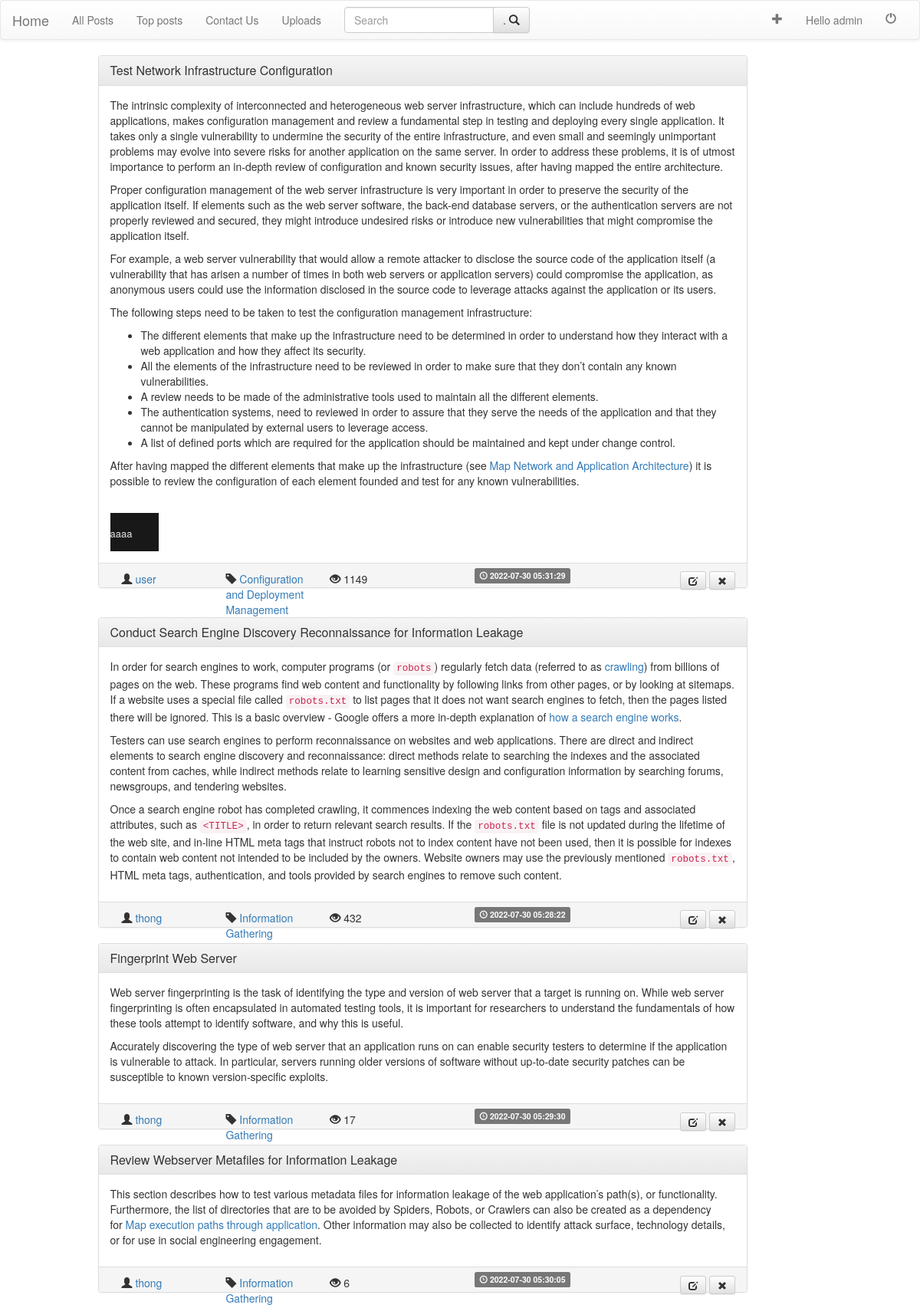
Page /posts/topposts.php (signed in) on the committed database.
### tables this page shows
CREATE TABLE `user_post` (
  `postAuthor` varchar(40) NOT NULL,
  `postID` int(11) NOT NULL,
  `postLikes` int(11) NOT NULL DEFAULT 0,
  `postDisLikes` int(11) NOT NULL,
  `postComments` int(11) NOT NULL DEFAULT 0,
  `postViews` int(11) NOT NULL DEFAULT 0
);

CREATE TABLE `posts` (
  `postID` int(11) NOT NULL,
  `postTitle` varchar(200) NOT NULL,
  `postDesc` varchar(10000) NOT NULL,
  `postTime` timestamp NOT NULL DEFAULT current_timestamp() ON UPDATE current_timestamp(),
  `postTag` varchar(40) NOT NULL,
  `postAuthor` varchar(40) NOT NULL
);

### include/algos.php (called while the page is built, shortened)
<?php
return 0;
?>
<?php
function showViews($id , $author)  {
  include("../db/dbconnect.php");
  $query="SELECT *
          FROM user_post
          WHERE postID='$id'
          ";
  $result=mysqli_query($conn , $query);
  if($result) {
      if(mysqli_num_rows($result)==1) {
        while($row=mysqli_fetch_assoc($result)) {
            return $row['postViews'];
        }
      } else {
        return 0;
      }
  }
  return 0;
}
?>

### include/frame_post.php (the view, shortened to what this page needs)
<?php
	include_once("bootstrap_cdn.php");
?>
<div class="container">
		<div class="row">
			<div class="col-md-9 col-md-offset-1">
			<div class="panel panel-default">
		  		<div class="panel-heading">
		    		<h3 class="panel-title">
		    			<a href=<?php echo "post.php?id="; echo $id; ?> ><?php echo $title; ?></a>
		    		</h3>
		  		</div>
		  		<div class="panel-body">
						<?php
							echo $desc;
		    		?>
		  		</div>
		  		<div class="panel-footer">
						<span class="col-sm-2">
				  			<span class="glyphicon glyphicon-user" aria-hidden="true"></span>
				  			<a href=<?php echo "../users/profile.php?user="; echo $author; ?> >
										<?php echo $author?>
				  			</a>
					</span>
					<span class="col-sm-2">
							<span class="glyphicon glyphicon-tag" aria-hidden="true"></span>
			  			<a href=<?php echo "post.php?tags="; echo $tags; ?> >
									<?php echo $tags;?>
			  			</a>
					</span>
						<span class="col-sm-3">
							<?php
								 if(isset($views)) {
									 echo "<span class='glyphicon glyphicon-eye-open' aria-hidden='true'></span>"." ".$views;
								 }
							?>
						</span>
		  			<span class="label label-default">
							<span class="glyphicon glyphicon-time" aria-hidden="true"></span> <?php echo $time ?>
						</span>
			  			<?php
			  				$delete_post_link='../posts/delete_post.php?postid='.$id;
							if(isset($_SESSION['username']) ) {
								if($_SESSION['username']==$author || $_SESSION['usertype']=='admin') {
									echo "
									<span class='pull-right'>
									<a href='update.php?id=$id'  type=\"button\" class=\"btn btn-sm btn-default\">
										<i class=\"glyphicon glyphicon-edit\"></i>
									</a>
									<a href=$delete_post_link type=\"button\" class=\"btn btn-sm btn-default\">
										<i class=\"glyphicon glyphicon-remove\"></i>
									</a>
									</span>
									";
								}
							}
						?>
		  		</div>
			</div>
		</div>
		</div>
</div>

### posts/topposts.php (shortened to what this page needs)
<?php
include("../db/dbconnect.php");
include_once("../include/algos.php");
	$query="SELECT *
      FROM user_post , posts
      WHERE user_post.postID=posts.postID
      ORDER BY postViews DESC
      ;
			";
	$result=mysqli_query($conn , $query);
  if($result==false) {
    echo "problem fetching posts";
  } else {
      if(mysqli_num_rows($result)) {
        while($post=mysqli_fetch_assoc($result)) {
          $id=$post['postID'];
          $title=$post['postTitle'];
          $desc=$post['postDesc'];
          $tags=$post['postTag'];
          $author=$post['postAuthor'];
          $time=$post['postTime'];
					$views=showViews($id,$author);
          include('../include/frame_post.php');
        }
      }
  }
?>

### rows in the picture
user_post: posts.postTitle "Test Network Infrastructure Configuration", posts.postDesc "The intrinsic complexity of interconnected and heterogeneous web server infrastructure, which can include hundreds of web applications, makes configuration management and review a fundamental step in testing and deploying every single application. It takes only a single vulnerability to undermine the security of the entire infrastructure, and even small and seemingly unimportant problems may evolve into severe risks for another application on the same server. In order to address these problems, it is of utmost importance to perform an in-depth review of configuration and known security issues, after having mapped the entire architecture. Proper configuration management of the web server…", posts.postAuthor "user", posts.postTag "Configuration and Deployment Management", postViews.postAuthor "1149", posts.postTime "2022-07-30 05:31:29"
user_post: posts.postTitle "Conduct Search Engine Discovery Reconnaissance for Information Leakage", posts.postDesc "In order for search engines to work, computer programs (or robots ) regularly fetch data (referred to as crawling ) from billions of pages on the web. These programs find web content and functionality by following links from other pages, or by looking at sitemaps. If a website uses a special file called robots.txt to list pages that it does not want search engines to fetch, then the pages listed there will be ignored. This is a basic overview - Google offers a more in-depth explanation of how a search engine works . Testers can use search engines to perform reconnaissance on websites and web applications. There are direct and indirect elements to search engine discovery and reconnaissance:…", posts.postAuthor "thong", posts.postTag "Information Gathering", postViews.postAuthor "432", posts.postTime "2022-07-30 05:28:22"
user_post: posts.postTitle "Fingerprint Web Server", posts.postDesc "Web server fingerprinting is the task of identifying the type and version of web server that a target is running on. While web server fingerprinting is often encapsulated in automated testing tools, it is important for researchers to understand the fundamentals of how these tools attempt to identify software, and why this is useful. Accurately discovering the type of web server that an application runs on can enable security testers to determine if the application is vulnerable to attack. In particular, servers running older versions of software without up-to-date security patches can be susceptible to known version-specific exploits.", posts.postAuthor "thong", posts.postTag "Information Gathering", postViews.postAuthor "17", posts.postTime "2022-07-30 05:29:30"
user_post: posts.postTitle "Review Webserver Metafiles for Information Leakage", posts.postDesc "This section describes how to test various metadata files for information leakage of the web application’s path(s), or functionality. Furthermore, the list of directories that are to be avoided by Spiders, Robots, or Crawlers can also be created as a dependency for Map execution paths through application . Other information may also be collected to identify attack surface, technology details, or for use in social engineering engagement.", posts.postAuthor "thong", posts.postTag "Information Gathering", postViews.postAuthor "6", posts.postTime "2022-07-30 05:30:05"

### other values in the picture
$username "admin"
